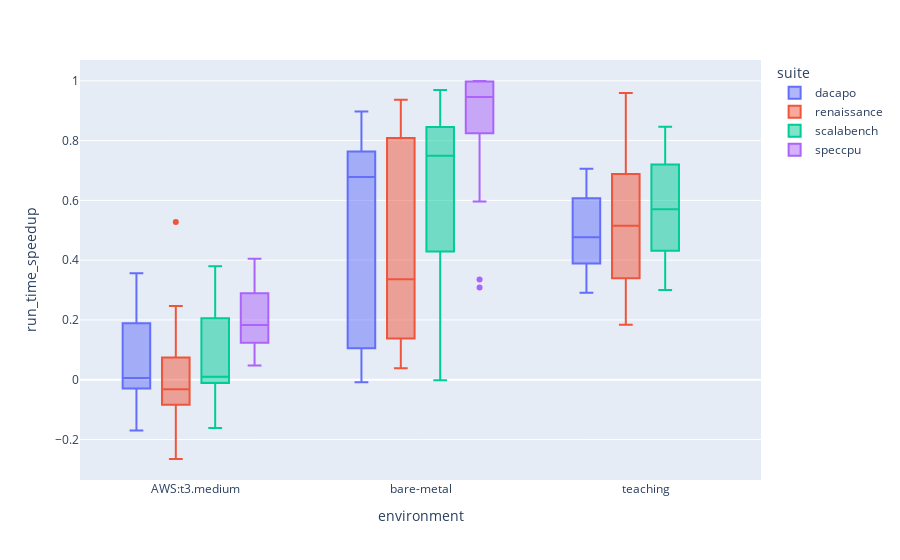

Notebook code cell kept with this figure:
### Code cell
px.box(
    df_pivot, x=DF.env, y=DF.run_time_speedup, color=RF.suite, hover_data=[RF.benchmark]
)

### Figure 1 — Plotly figure (JSON) as saved in the notebook; plotly's stock layout.template omitted (floating-point values rounded to 4 significant figures)
{"data": [{"alignmentgroup": "True", "customdata": [["avrora"], ["avrora"], ["avrora"], ["fop"], ["fop"], ["fop"], ["h2"], ["h2"], ["h2"], ["luindex"], ["luindex"], ["luindex"], ["lusearch"], ["lusearch"], ["lusearch"], ["pmd"], ["pmd"], ["pmd"], ["sunflow"], ["sunflow"], ["sunflow"], ["tradebeans"], ["tradebeans"], ["tradebeans"], ["tradesoap"], ["tradesoap"], ["tradesoap"], ["xalan"], ["xalan"], ["xalan"]], "hovertemplate": "suite=dacapo<br>environment=%{x}<br>run_time_speedup=%{y}<br>benchmark=%{customdata[0]}<extra></extra>", "legendgroup": "dacapo", "marker": {"color": "#636efa"}, "name": "dacapo", "notched": false, "offsetgroup": "dacapo", "orientation": "v", "showlegend": true, "type": "box", "x": ["AWS:t3.medium", "bare-metal", "teaching", "AWS:t3.medium", "bare-metal", "teaching", "AWS:t3.medium", "bare-metal", "teaching", "AWS:t3.medium", "bare-metal", "teaching", "AWS:t3.medium", "bare-metal", "teaching", "AWS:t3.medium", "bare-metal", "teaching", "AWS:t3.medium", "bare-metal", "teaching", "AWS:t3.medium", "bare-metal", "teaching", "AWS:t3.medium", "bare-metal", "teaching", "AWS:t3.medium", "bare-metal", "teaching"], "x0": " ", "xaxis": "x", "y": [0.3561, 0.8774, 0.291, -0.01746, 0.6705, 0.5447, 0.2937, 0.8976, 0.6899, 0.1889, 0.7324, 0.7056, 0.02899, 0.006904, 0.4197, 0.08382, 0.6854, 0.5336, -0.0295, 0.1053, 0.3886, -0.01925, 0.7638, 0.6073, -0.1697, 0.1997, 0.4117, -0.0391, -0.00855, 0.3766], "y0": " ", "yaxis": "y"}, {"alignmentgroup": "True", "customdata": [["akka-uct"], ["akka-uct"], ["akka-uct"], ["als"], ["als"], ["als"], ["chi-square"], ["chi-square"], ["chi-square"], ["db-shootout"], ["db-shootout"], ["db-shootout"], ["dec-tree"], ["dec-tree"], ["dec-tree"], ["dotty"], ["dotty"], ["dotty"], ["finagle-chirper"], ["finagle-chirper"], ["finagle-chirper"], ["finagle-http"], ["finagle-http"], ["finagle-http"], ["fj-kmeans"], ["fj-kmeans"], ["fj-kmeans"], ["future-genetic"], ["future-genetic"], ["future-genetic"], ["gauss-mix"], ["gauss-mix"], ["gauss-mix"], ["log-regression"], ["log-regression"], ["log-regression"], ["mnemonics"], ["mnemonics"], ["mnemonics"], ["movie-lens"], ["movie-lens"], ["movie-lens"], ["naive-bayes"], ["naive-bayes"], ["naive-bayes"], ["page-rank"], ["page-rank"], ["page-rank"], ["par-mnemonics"], ["par-mnemonics"], ["par-mnemonics"], ["philosophers"], ["philosophers"], ["philosophers"], ["reactors"], ["reactors"], ["reactors"], ["rx-scrabble"], ["rx-scrabble"], ["rx-scrabble"], ["scala-doku"], ["scala-doku"], ["scala-doku"], ["scala-kmeans"], ["scala-kmeans"], ["scala-kmeans"], ["scala-stm-bench7"], ["scala-stm-bench7"], ["scala-stm-bench7"], ["scrabble"], ["scrabble"], ["scrabble"]], "hovertemplate": "suite=renaissance<br>environment=%{x}<br>run_time_speedup=%{y}<br>benchmark=%{customdata[0]}<extra></extra>", "legendgroup": "renaissance", "marker": {"color": "#EF553B"}, "name": "renaissance", "notched": false, "offsetgroup": "renaissance", "orientation": "v", "showlegend": true, "type": "box", "x": ["AWS:t3.medium", "bare-metal", "teaching", "AWS:t3.medium", "bare-metal", "teaching", "AWS:t3.medium", "bare-metal", "teaching", "AWS:t3.medium", "bare-metal", "teaching", "AWS:t3.medium", "bare-metal", "teaching", "AWS:t3.medium", "bare-metal", "teaching", "AWS:t3.medium", "bare-metal", "teaching", "AWS:t3.medium", "bare-metal", "teaching", "AWS:t3.medium", "bare-metal", "teaching", "AWS:t3.medium", "bare-metal", "teaching", "AWS:t3.medium", "bare-metal", "teaching", "AWS:t3.medium", "bare-metal", "teaching", "AWS:t3.medium", "bare-metal", "teaching", "AWS:t3.medium", "bare-metal", "teaching", "AWS:t3.medium", "bare-metal", "teaching", "AWS:t3.medium", "bare-metal", "teaching", "AWS:t3.medium", "bare-metal", "teaching", "AWS:t3.medium", "bare-metal", "teaching", "AWS:t3.medium", "bare-metal", "teaching", "AWS:t3.medium", "bare-metal", "teaching", "AWS:t3.medium", "bare-metal", "teaching", "AWS:t3.medium", "bare-metal", "teaching", "AWS:t3.medium", "bare-metal", "teaching", "AWS:t3.medium", "bare-metal", "teaching"], "x0": " ", "xaxis": "x", "y": [-0.05547, 0.03849, 0.286, -0.1897, 0.1982, 0.3158, 0.07659, 0.6999, 0.5112, 0.05737, 0.1639, 0.6497, -0.0436, 0.3555, 0.3434, -0.1855, 0.5906, 0.5138, -0.02277, 0.0662, 0.6429, -0.06011, 0.05441, 0.6793, 0.009043, 0.04739, 0.5353, -0.09697, 0.7823, 0.923, -0.03819, 0.8611, 0.5033, -0.03752, 0.2675, 0.3595, 0.2463, 0.9289, 0.9138, -0.06993, 0.3174, 0.4184, -0.2654, 0.238, 0.2905, -0.1028, 0.2397, 0.3362, 0.1198, 0.9037, 0.7496, 0.5276, 0.7631, 0.56, -0.1077, 0.5066, 0.3226, 0.1523, 0.8346, 0.697, -0.008704, 0.9365, 0.9595, 0.103, 0.9361, 0.7201, 0.0727, 0.09505, 0.1837, -0.02613, 0.1112, 0.5164], "y0": " ", "yaxis": "y"}, {"alignmentgroup": "True", "customdata": [["apparat"], ["apparat"], ["apparat"], ["avrora"], ["avrora"], ["avrora"], ["factorie"], ["factorie"], ["factorie"], ["fop"], ["fop"], ["fop"], ["h2"], ["h2"], ["h2"], ["kiama"], ["kiama"], ["kiama"], ["luindex"], ["luindex"], ["luindex"], ["lusearch"], ["lusearch"], ["lusearch"], ["pmd"], ["pmd"], ["pmd"], ["scalac"], ["scalac"], ["scalac"], ["scaladoc"], ["scaladoc"], ["scaladoc"], ["scalap"], ["scalap"], ["scalap"], ["scalariform"], ["scalariform"], ["scalariform"], ["scalatest"], ["scalatest"], ["scalatest"], ["scalaxb"], ["scalaxb"], ["scalaxb"], ["specs"], ["specs"], ["specs"], ["sunflow"], ["sunflow"], ["sunflow"], ["tmt"], ["tmt"], ["tmt"], ["tradebeans"], ["tradebeans"], ["tradebeans"], ["tradesoap"], ["tradesoap"], ["tradesoap"], ["xalan"], ["xalan"], ["xalan"]], "hovertemplate": "suite=scalabench<br>environment=%{x}<br>run_time_speedup=%{y}<br>benchmark=%{customdata[0]}<extra></extra>", "legendgroup": "scalabench", "marker": {"color": "#00cc96"}, "name": "scalabench", "notched": false, "offsetgroup": "scalabench", "orientation": "v", "showlegend": true, "type": "box", "x": ["AWS:t3.medium", "bare-metal", "teaching", "AWS:t3.medium", "bare-metal", "teaching", "AWS:t3.medium", "bare-metal", "teaching", "AWS:t3.medium", "bare-metal", "teaching", "AWS:t3.medium", "bare-metal", "teaching", "AWS:t3.medium", "bare-metal", "teaching", "AWS:t3.medium", "bare-metal", "teaching", "AWS:t3.medium", "bare-metal", "teaching", "AWS:t3.medium", "bare-metal", "teaching", "AWS:t3.medium", "bare-metal", "teaching", "AWS:t3.medium", "bare-metal", "teaching", "AWS:t3.medium", "bare-metal", "teaching", "AWS:t3.medium", "bare-metal", "teaching", "AWS:t3.medium", "bare-metal", "teaching", "AWS:t3.medium", "bare-metal", "teaching", "AWS:t3.medium", "bare-metal", "teaching", "AWS:t3.medium", "bare-metal", "teaching", "AWS:t3.medium", "bare-metal", "teaching", "AWS:t3.medium", "bare-metal", "teaching", "AWS:t3.medium", "bare-metal", "teaching", "AWS:t3.medium", "bare-metal", "teaching"], "x0": " ", "xaxis": "x", "y": [0.003872, 0.7708, 0.8224, 0.3795, 0.8796, 0.3001, 0.224, 0.9692, 0.8464, -0.01517, 0.6667, 0.4525, 0.3028, 0.8847, 0.7472, 0.03084, 0.674, 0.6011, 0.1994, 0.7492, 0.7469, -0.0155, 0.005348, 0.3509, 0.09031, 0.6867, 0.5705, -0.009245, 0.6488, 0.4081, 0.01015, 0.7873, 0.5312, 0.08916, 0.8449, 0.52, 0.06738, 0.847, 0.6055, -0.00416, 0.2775, 0.5346, 0.00852, 0.8245, 0.64, 0.2788, 0.9454, 0.7829, -0.02663, 0.09345, 0.4314, 0.243, 0.4794, 0.7109, -0.004652, 0.7652, 0.6093, -0.162, 0.2077, 0.4304, -0.0293, -0.001946, 0.4129], "y0": " ", "yaxis": "y"}, {"alignmentgroup": "True", "customdata": [["500_perlbench_r"], ["500_perlbench_r"], ["505_mcf_r"], ["505_mcf_r"], ["507_cactuBSSN_r"], ["507_cactuBSSN_r"], ["508_namd_r"], ["508_namd_r"], ["511_povray_r"], ["511_povray_r"], ["519_lbm_r"], ["519_lbm_r"], ["520_omnetpp_r"], ["520_omnetpp_r"], ["525_x264_r"], ["525_x264_r"], ["531_deepsjeng_r"], ["531_deepsjeng_r"], ["538_imagick_r"], ["538_imagick_r"], ["541_leela_r"], ["541_leela_r"], ["544_nab_r"], ["544_nab_r"], ["548_exchange2_r"], ["548_exchange2_r"], ["549_fotonik3d_r"], ["549_fotonik3d_r"], ["554_roms_r"], ["554_roms_r"], ["557_xz_r"], ["557_xz_r"]], "hovertemplate": "suite=speccpu<br>environment=%{x}<br>run_time_speedup=%{y}<br>benchmark=%{customdata[0]}<extra></extra>", "legendgroup": "speccpu", "marker": {"color": "#ab63fa"}, "name": "speccpu", "notched": false, "offsetgroup": "speccpu", "orientation": "v", "showlegend": true, "type": "box", "x": ["AWS:t3.medium", "bare-metal", "AWS:t3.medium", "bare-metal", "AWS:t3.medium", "bare-metal", "AWS:t3.medium", "bare-metal", "AWS:t3.medium", "bare-metal", "AWS:t3.medium", "bare-metal", "AWS:t3.medium", "bare-metal", "AWS:t3.medium", "bare-metal", "AWS:t3.medium", "bare-metal", "AWS:t3.medium", "bare-metal", "AWS:t3.medium", "bare-metal", "AWS:t3.medium", "bare-metal", "AWS:t3.medium", "bare-metal", "AWS:t3.medium", "bare-metal", "AWS:t3.medium", "bare-metal", "AWS:t3.medium", "bare-metal"], "x0": " ", "xaxis": "x", "y": [0.121, 0.9206, 0.2897, 0.8564, 0.2182, 0.9242, 0.1125, 0.9956, 0.1362, 0.9995, 0.2094, 0.3084, 0.2889, 0.7937, 0.1501, 0.9962, 0.2763, 0.9673, 0.05187, 0.9983, 0.3991, 0.9966, 0.3401, 0.9989, 0.04744, 0.9992, 0.1568, 0.3349, 0.1258, 0.5966, 0.4046, 0.9039], "y0": " ", "yaxis": "y"}], "layout": {"boxmode": "group", "legend": {"title": {"text": "suite"}, "tracegroupgap": 0}, "margin": {"t": 60}, "xaxis": {"anchor": "y", "domain": [0, 1], "title": {"text": "environment"}}, "yaxis": {"anchor": "x", "domain": [0, 1], "title": {"text": "run_time_speedup"}}}}
